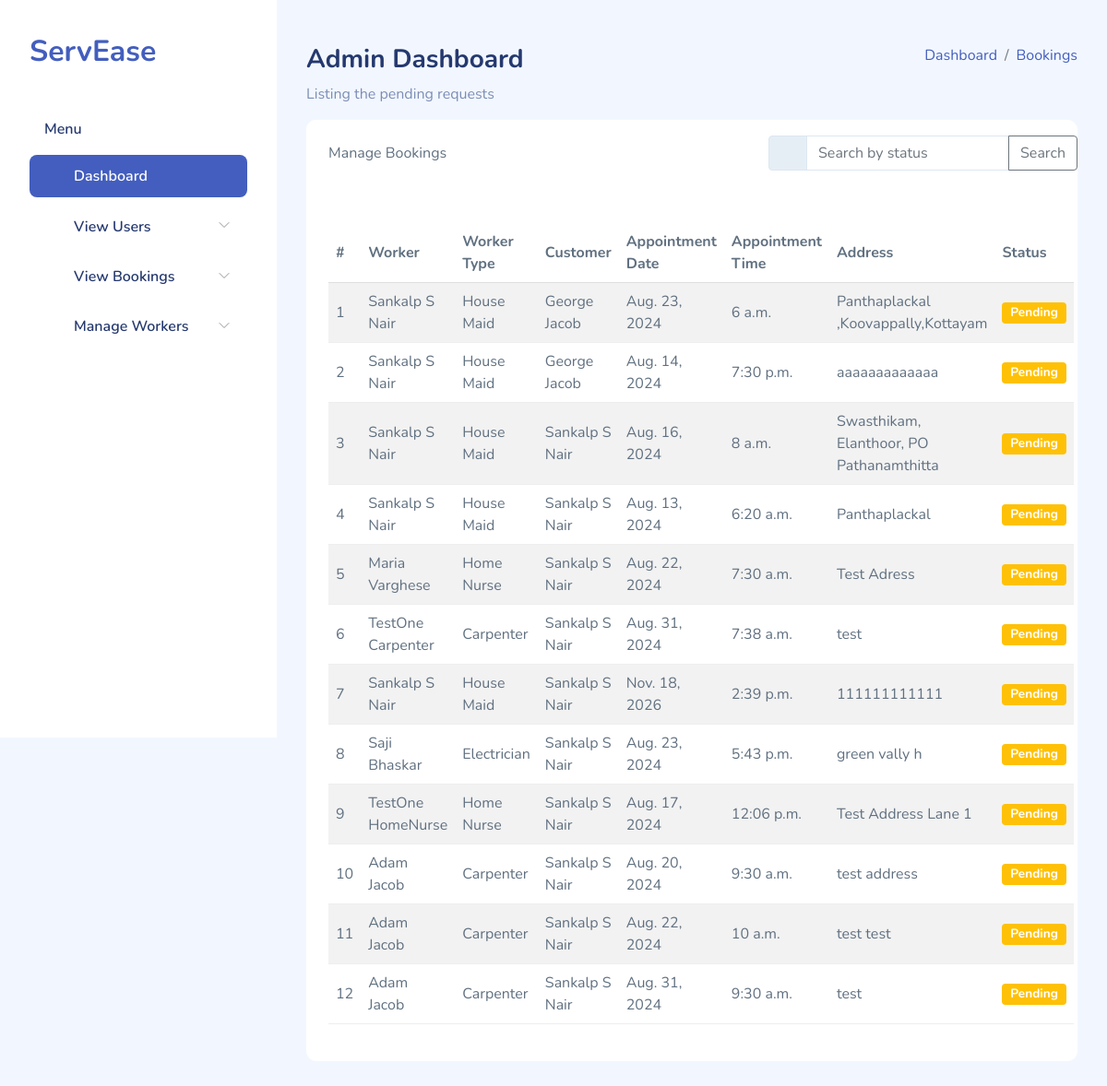
Page /new-bookings/ on the committed database.
### Home_app/models.py (models this page shows)
class Booking(models.Model):
    worker_id = models.ForeignKey('Users', on_delete=models.CASCADE, related_name='bookings')
    worker_type = models.CharField(max_length=50, choices=[
        ('House Maid', 'House Maid'),
        ('Carpenter', 'Carpenter'),
        ('Plumber', 'Plumber'),
        ('Electrician', 'Electrician'),
        ('Home Nurse', 'Home Nurse'),
    ])
    customer_id= models.ForeignKey('Users', on_delete=models.CASCADE, related_name='customer_bookings')
    appointment_date = models.DateField()
    appointment_time = models.TimeField()
    address = models.TextField()
    status = models.CharField(max_length=20, choices=[
        ('Pending', 'Pending'),
        ('Paid', 'Paid'),
        ('Confirmed', 'Confirmed'),
        ('Completed', 'Completed'),
        ('Cancelled', 'Cancelled'),
    ], default='Pending')
    service_type = models.CharField(max_length=100, blank=True)
    description = models.TextField(blank=True)

class Users(models.Model):
    user_id = models.AutoField(primary_key=True)
    firstname = models.CharField(max_length=20,blank=False)
    lastname = models.CharField(max_length=20,blank=False)
    email = models.EmailField(unique=True,blank=False)
    phone = models.CharField(max_length=10,null=True)
    address = models.TextField()
    place=models.CharField(max_length=30, blank=True)
    availability = models.IntegerField(default=0)
    district = models.CharField(max_length=20, blank=True)
    image = models.ImageField(upload_to='profile_pic', null=True, blank=True)
    password = models.CharField(max_length=256)
    usertype = models.CharField(max_length=20)

### Home_app/views.py (the view)
# urls.py: path('new-bookings/', views.new_bookings, name='new_bookings'),
def new_bookings(request):
    bookings = Booking.objects.all()
    context = {
        'bookings': bookings
    }
    return render(request, 'admin_temp/new_bookings.html', context)

### templates/admin_temp/new_bookings.html (shortened to what this page needs)
{% load static %}
<!DOCTYPE html>
<html lang="en">
<head>
    <link rel="stylesheet" href="{% static 'adm_assets/css/bootstrap.css' %}">
    <link rel="stylesheet" href="{% static 'adm_assets/vendors/iconly/bold.css'%}">
    <link rel="stylesheet" href="{% static 'adm_assets/vendors/perfect-scrollbar/perfect-scrollbar.css' %}">
    <link rel="stylesheet" href="{% static 'adm_assets/vendors/bootstrap-icons/bootstrap-icons.css' %}">
    <link rel="stylesheet" href="{% static 'adm_assets/css/app.css' %}">
</head>
<body>
    <div id="app">
        <div id="sidebar" class="active">
            <div class="sidebar-wrapper active">
                <div class="sidebar-header">
                    <div class="d-flex justify-content-between">
                        <div class="logo">
                            <a href="#">ServEase</a>
                        </div>
                    </div>
                </div>
<div class="sidebar-menu">
    <ul class="menu">
        <li class="sidebar-title">Menu</li>
        <li class="sidebar-item active ">
            <a href="{% url 'dashboard' %}" class='sidebar-link'>
                <i class="bi bi-grid-fill"></i>
                <span>Dashboard</span>
            </a>
        </li>
        <li class="sidebar-item  has-sub">
            <a href="#" class='sidebar-link'>
                <i class="bi bi-stack"></i>
                <span>View Users</span>
            </a>
        </li>
        <li class="sidebar-item  has-sub">
            <a href="#" class='sidebar-link'>
                <i class="bi bi-collection-fill"></i>
                <span>View Bookings</span>
            </a>
        </li>
        <li class="sidebar-item  has-sub">
            <a href="#" class='sidebar-link'>
                <i class="bi bi-stack"></i>
                <span>Manage Workers</span>
            </a>
        </li>
</div>
</div>
</div>
        <div id="main">
            <div class="page-heading">
                <div class="page-title">
                    <div class="row">
                        <div class="col-12 col-md-6 order-md-1 order-last">
                            <h3>Admin Dashboard </h3>
                            <p class="text-subtitle text-muted">Listing the pending requests</p>
                        </div>
                        <div class="col-12 col-md-6 order-md-2 order-first">
                            <nav aria-label="breadcrumb" class="breadcrumb-header float-start float-lg-end">
                                <ol class="breadcrumb">
                                    <li class="breadcrumb-item"><a href="{% url 'dashboard' %}">Dashboard</a></li>
                                    <li class="breadcrumb-item active" aria-current="page"><a href="{% url 'new_bookings' %}">Bookings</a></li>
                                </ol>
                            </nav>
                        </div>
                    </div>
                </div>
                <section class="section">
                    <div class="card">
                        <div class="d-flex align-items-center justify-content-between mb-3">
                            <div class="card-header">
                                Manage Bookings
                            </div>
                            <form method="GET" action="{% url 'searchbookstatus' %}">
                                <div class="input-group">
                                    <span class="input-group-text" id="basic-addon1">
                                        <i class="bi bi-search"></i>
                                    </span>
                                    <input type="text" class="form-control" name="status" placeholder="Search by status" aria-label="Search by status" aria-describedby="button-addon2">
                                    <button class="btn btn-outline-secondary" type="submit" id="button-addon2">Search</button>
                                </div>
                            </form>
                        </div>
                        <div class="card-body">
                            <table class="table table-striped" id="table1">
                                <thead>
                                    <tr>
                                        <th>#</th>
                                        <th>Worker</th>
                                        <th>Worker Type</th>
                                        <th>Customer</th>
                                        <th>Appointment Date</th>
                                        <th>Appointment Time</th>
                                        <th>Address</th>
                                        <th>Status</th>
                                    </tr>
                                </thead>
                                <tbody>
                                    {% for booking in bookings %}
                                    <tr>
                                        <td>{{ forloop.counter }}</td>
                                        <td>{{ booking.worker_id.firstname }} {{ booking.worker_id.lastname }}</td>
                                        <td>{{ booking.worker_type }}</td>
                                        <td>{{ booking.customer_id.firstname }} {{ booking.customer_id.lastname }}</td>
                                        <td>{{ booking.appointment_date }}</td>
                                        <td>{{ booking.appointment_time }}</td>
                                        <td>{{ booking.address }}</td>
                                        <td>
                                            <a href="{% url 'change_booking_status' booking.id %}">
                                                {% if booking.status == 'Pending' %}
                                                    <span class="badge bg-warning">Pending</span>
                                                {% elif booking.status == 'Paid' %}
                                                    <span class="badge bg-success">Paid</span>
                                                {% elif booking.status == 'Confirmed' %}
                                                    <span class="badge bg-primary">Confirmed</span>
                                                {% elif booking.status == 'Completed' %}
                                                    <span class="badge bg-success">Completed</span>
                                                {% elif booking.status == 'Cancelled' %}
                                                    <span class="badge bg-danger">Cancelled</span>
                                                {% endif %}
                                            </a>
                                        </td>
                                    </tr>
                                    {% empty %}
                                    <tr>
                                        <td colspan="8">No bookings found.</td>
                                    </tr>
                                    {% endfor %}
                                </tbody>
                            </table>
                        </div>
                    </div>
                </section>
            </div>
        </div>
    </div>
</body>
</html>

### static/adm_assets/css/app.css (style rules this page uses)
.card { margin-bottom:2.2rem;border:none }
.card .card-header { border:none }
.card .card-body { padding:1.5rem }
#sidebar.active .sidebar-wrapper { left:0 }
.sidebar-wrapper { width:300px;height:100vh;position:fixed;top:0;z-index:10;overflow-y:auto;background-color:#fff;bottom:0;transition:left .5s ease-out }
.sidebar-wrapper .sidebar-header { padding:2rem 2rem 1rem;font-size:2rem;font-weight:700 }
.sidebar-wrapper .menu { margin-top:2rem;padding:0 2rem;font-weight:600 }
.sidebar-wrapper .menu .sidebar-title { padding:0 1rem;margin:1.5rem 0 1rem;font-size:1rem;list-style:none;font-weight:600;color:#25396f }
.sidebar-wrapper .menu .sidebar-link { display:block;padding:.7rem 1rem;font-size:1rem;display:flex;align-items:center;border-radius:.5rem;transition:all .5s;text-decoration:none;color:#25396f }
.sidebar-wrapper .menu .sidebar-link i,.sidebar-wrapper .menu .sidebar-link svg { color:#7c8db5 }
.sidebar-wrapper .menu .sidebar-link span { margin-left:1rem }
.sidebar-wrapper .menu .sidebar-item { list-style:none;margin-top:.5rem;position:relative }
.sidebar-wrapper .menu .sidebar-item.has-sub .sidebar-link:after { position:absolute;color:#ccc;right:15px;top:12px;display:block }
.sidebar-wrapper .menu .sidebar-item.active .sidebar-link { background-color:#435ebe }
.sidebar-wrapper .menu .sidebar-item.active .sidebar-link span { color:#fff }
.sidebar-wrapper .menu .sidebar-item.active .sidebar-link i,.sidebar-wrapper .menu .sidebar-item.active .sidebar-link svg { fill:#fff;color:#fff }
.dataTable-table td,.dataTable-table thead th,.table td,.table thead th { vertical-align:middle }
.dataTable-table:not(.table-borderless) thead th,.table:not(.table-borderless) thead th { border-bottom:1px solid #dedede!important }
.bi { width:1rem;height:1rem }
#main { margin-left:300px;padding:2rem }
.page-heading { margin:0 0 2rem }
.page-heading h3 { font-weight:700 }
a { text-decoration:none }

### rows in the picture
Booking: worker_id.firstname "Sankalp", worker_id.lastname "S Nair", worker_type "House Maid", customer_id.firstname "George", customer_id.lastname "Jacob", appointment_date "Aug. 23, 2024", appointment_time "6 a.m.", address "Panthaplackal ,Koovappally,Kottayam", status "Pending"
Booking: worker_id.firstname "Sankalp", worker_id.lastname "S Nair", worker_type "House Maid", customer_id.firstname "George", customer_id.lastname "Jacob", appointment_date "Aug. 14, 2024", appointment_time "7:30 p.m.", address "aaaaaaaaaaaaa", status "Pending"
Booking: worker_id.firstname "Sankalp", worker_id.lastname "S Nair", worker_type "House Maid", customer_id.firstname "Sankalp", customer_id.lastname "S Nair", appointment_date "Aug. 16, 2024", appointment_time "8 a.m.", address "Swasthikam, Elanthoor, PO Pathanamthitta", status "Pending"
Booking: worker_id.firstname "Sankalp", worker_id.lastname "S Nair", worker_type "House Maid", customer_id.firstname "Sankalp", customer_id.lastname "S Nair", appointment_date "Aug. 13, 2024", appointment_time "6:20 a.m.", address "Panthaplackal", status "Pending"
Booking: worker_id.firstname "Maria", worker_id.lastname "Varghese", worker_type "Home Nurse", customer_id.firstname "Sankalp", customer_id.lastname "S Nair", appointment_date "Aug. 22, 2024", appointment_time "7:30 a.m.", address "Test Adress", status "Pending"
Booking: worker_id.firstname "TestOne", worker_id.lastname "Carpenter", worker_type "Carpenter", customer_id.firstname "Sankalp", customer_id.lastname "S Nair", appointment_date "Aug. 31, 2024", appointment_time "7:38 a.m.", address "test", status "Pending"
Booking: worker_id.firstname "Sankalp", worker_id.lastname "S Nair", worker_type "House Maid", customer_id.firstname "Sankalp", customer_id.lastname "S Nair", appointment_date "Nov. 18, 2026", appointment_time "2:39 p.m.", address "111111111111", status "Pending"
Booking: worker_id.firstname "Saji", worker_id.lastname "Bhaskar", worker_type "Electrician", customer_id.firstname "Sankalp", customer_id.lastname "S Nair", appointment_date "Aug. 23, 2024", appointment_time "5:43 p.m.", address "green vally h", status "Pending"
Booking: worker_id.firstname "TestOne", worker_id.lastname "HomeNurse", worker_type "Home Nurse", customer_id.firstname "Sankalp", customer_id.lastname "S Nair", appointment_date "Aug. 17, 2024", appointment_time "12:06 p.m.", address "Test Address Lane 1", status "Pending"
Booking: worker_id.firstname "Adam", worker_id.lastname "Jacob", worker_type "Carpenter", customer_id.firstname "Sankalp", customer_id.lastname "S Nair", appointment_date "Aug. 20, 2024", appointment_time "9:30 a.m.", address "test address", status "Pending"
Booking: worker_id.firstname "Adam", worker_id.lastname "Jacob", worker_type "Carpenter", customer_id.firstname "Sankalp", customer_id.lastname "S Nair", appointment_date "Aug. 22, 2024", appointment_time "10 a.m.", address "test test", status "Pending"
Booking: worker_id.firstname "Adam", worker_id.lastname "Jacob", worker_type "Carpenter", customer_id.firstname "Sankalp", customer_id.lastname "S Nair", appointment_date "Aug. 31, 2024", appointment_time "9:30 a.m.", address "test", status "Pending"
